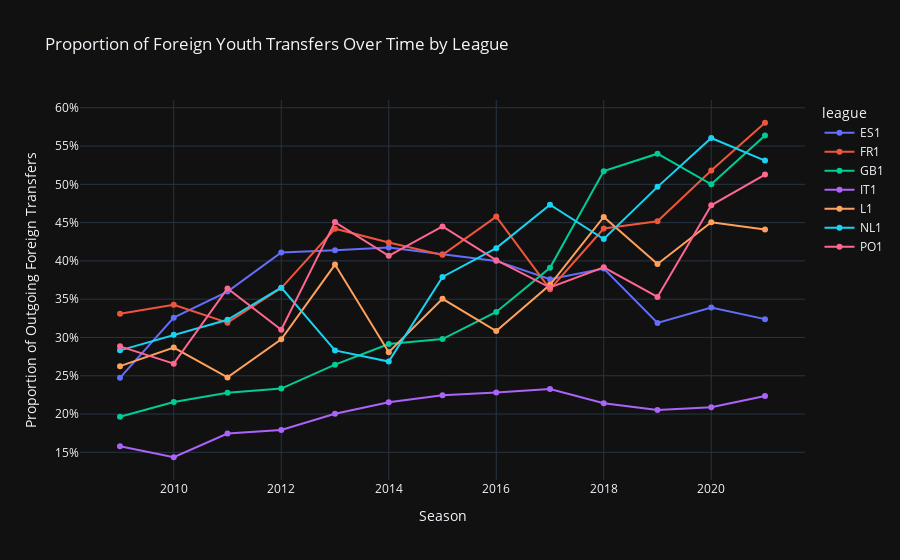

Source (notebook cell):
### Markdown cell above
Following the analysis of total youth transfers by league and season, we decided to analyse from a different direction, specifically the geographical direction of these export youth transfers. We decided to analyse the proportion of outgoing youth players who moved to foreign leagues rather than to other clubs within their domestic league. This will provide us information into the export activities of each league and identify whether certain leagues act more as talent exporters globally or domestically. The idea behind this analysis is because as a football enthusiast some leagues like the bundesliga and Dutch Eredivisie are known for developing young players and selling them abroad for profit, whereas other leagues like the Premier League tend to attract international talent rather than exporting them. Measuring the proportion of foreign youth transfers over time helps us confirm this hypothesis.

### Code cell
fig4 = px.line(
    league_season,
    x="season",
    y="prop_foreign_transfers",
    color="league",
    markers=True,
    title="Proportion of Foreign Youth Transfers Over Time by League",
    labels={
        "season": "Season",
        "prop_foreign_transfers": "Proportion of Outgoing Foreign Transfers"
    },
    template="plotly_dark"
)

fig4.update_yaxes(tickformat=".0%")  # Convert 0.65 → 65%
fig4.show()

### Figure 1 — Plotly figure (JSON) as saved in the notebook; plotly's stock layout.template omitted (floating-point values rounded to 4 significant figures)
{"data": [{"hovertemplate": "league=ES1<br>Season=%{x}<br>Proportion of Outgoing Foreign Transfers=%{y}<extra></extra>", "legendgroup": "ES1", "line": {"color": "#636efa", "dash": "solid"}, "marker": {"symbol": "circle"}, "mode": "lines+markers", "name": "ES1", "orientation": "v", "showlegend": true, "x": [2009, 2010, 2011, 2012, 2013, 2014, 2015, 2016, 2017, 2018, 2019, 2020, 2021], "xaxis": "x", "y": [0.2473, 0.3258, 0.36, 0.4111, 0.4138, 0.4175, 0.4087, 0.4, 0.3761, 0.3901, 0.319, 0.339, 0.3239], "yaxis": "y", "type": "scatter"}, {"hovertemplate": "league=FR1<br>Season=%{x}<br>Proportion of Outgoing Foreign Transfers=%{y}<extra></extra>", "legendgroup": "FR1", "line": {"color": "#EF553B", "dash": "solid"}, "marker": {"symbol": "circle"}, "mode": "lines+markers", "name": "FR1", "orientation": "v", "showlegend": true, "x": [2009, 2010, 2011, 2012, 2013, 2014, 2015, 2016, 2017, 2018, 2019, 2020, 2021], "xaxis": "x", "y": [0.3309, 0.3426, 0.3193, 0.3645, 0.442, 0.424, 0.4079, 0.4578, 0.3631, 0.4423, 0.4518, 0.5181, 0.5804], "yaxis": "y", "type": "scatter"}, {"hovertemplate": "league=GB1<br>Season=%{x}<br>Proportion of Outgoing Foreign Transfers=%{y}<extra></extra>", "legendgroup": "GB1", "line": {"color": "#00cc96", "dash": "solid"}, "marker": {"symbol": "circle"}, "mode": "lines+markers", "name": "GB1", "orientation": "v", "showlegend": true, "x": [2009, 2010, 2011, 2012, 2013, 2014, 2015, 2016, 2017, 2018, 2019, 2020, 2021], "xaxis": "x", "y": [0.1964, 0.2157, 0.2279, 0.2332, 0.2645, 0.2915, 0.2979, 0.3333, 0.3911, 0.5172, 0.54, 0.5, 0.5638], "yaxis": "y", "type": "scatter"}, {"hovertemplate": "league=IT1<br>Season=%{x}<br>Proportion of Outgoing Foreign Transfers=%{y}<extra></extra>", "legendgroup": "IT1", "line": {"color": "#ab63fa", "dash": "solid"}, "marker": {"symbol": "circle"}, "mode": "lines+markers", "name": "IT1", "orientation": "v", "showlegend": true, "x": [2009, 2010, 2011, 2012, 2013, 2014, 2015, 2016, 2017, 2018, 2019, 2020, 2021], "xaxis": "x", "y": [0.1579, 0.1436, 0.1746, 0.1791, 0.2003, 0.2155, 0.2245, 0.228, 0.2327, 0.214, 0.2054, 0.2088, 0.2235], "yaxis": "y", "type": "scatter"}, {"hovertemplate": "league=L1<br>Season=%{x}<br>Proportion of Outgoing Foreign Transfers=%{y}<extra></extra>", "legendgroup": "L1", "line": {"color": "#FFA15A", "dash": "solid"}, "marker": {"symbol": "circle"}, "mode": "lines+markers", "name": "L1", "orientation": "v", "showlegend": true, "x": [2009, 2010, 2011, 2012, 2013, 2014, 2015, 2016, 2017, 2018, 2019, 2020, 2021], "xaxis": "x", "y": [0.2625, 0.2868, 0.2479, 0.2975, 0.3952, 0.2808, 0.3504, 0.3083, 0.3688, 0.4574, 0.396, 0.4504, 0.4409], "yaxis": "y", "type": "scatter"}, {"hovertemplate": "league=NL1<br>Season=%{x}<br>Proportion of Outgoing Foreign Transfers=%{y}<extra></extra>", "legendgroup": "NL1", "line": {"color": "#19d3f3", "dash": "solid"}, "marker": {"symbol": "circle"}, "mode": "lines+markers", "name": "NL1", "orientation": "v", "showlegend": true, "x": [2009, 2010, 2011, 2012, 2013, 2014, 2015, 2016, 2017, 2018, 2019, 2020, 2021], "xaxis": "x", "y": [0.2832, 0.3034, 0.3231, 0.3651, 0.2831, 0.2686, 0.3791, 0.4167, 0.4734, 0.4286, 0.4967, 0.5605, 0.531], "yaxis": "y", "type": "scatter"}, {"hovertemplate": "league=PO1<br>Season=%{x}<br>Proportion of Outgoing Foreign Transfers=%{y}<extra></extra>", "legendgroup": "PO1", "line": {"color": "#FF6692", "dash": "solid"}, "marker": {"symbol": "circle"}, "mode": "lines+markers", "name": "PO1", "orientation": "v", "showlegend": true, "x": [2009, 2010, 2011, 2012, 2013, 2014, 2015, 2016, 2017, 2018, 2019, 2020, 2021], "xaxis": "x", "y": [0.2884, 0.2658, 0.364, 0.3101, 0.4507, 0.4067, 0.445, 0.401, 0.3652, 0.3916, 0.3529, 0.4726, 0.5128], "yaxis": "y", "type": "scatter"}], "layout": {"xaxis": {"anchor": "y", "domain": [0.0, 1.0], "title": {"text": "Season"}}, "yaxis": {"anchor": "x", "domain": [0.0, 1.0], "title": {"text": "Proportion of Outgoing Foreign Transfers"}, "tickformat": ".0%"}, "legend": {"title": {"text": "league"}, "tracegroupgap": 0}, "title": {"text": "Proportion of Foreign Youth Transfers Over Time by League"}}}
